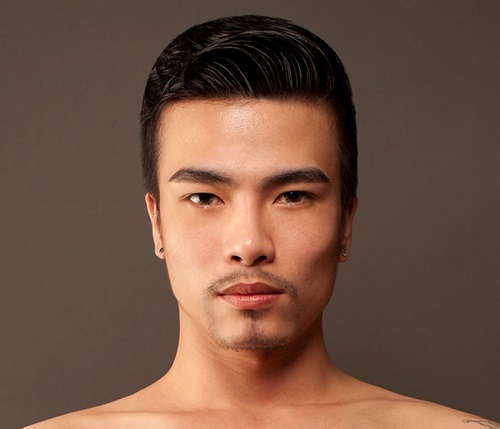
#> input picture img/anhNguoi.jpg, 500 x 429 px
$ python derivativesImg.py
#> lines starting #> are read from the running program, lines starting #| are printed output that depends on the picture
### convertImgtoArray.py
from PIL import Image
import numpy as np


def imgToArray2d(path):
    #Đọc ảnh
#> called with path = './img/anhNguoi.jpg'
    img = Image.open(path)
#> img is the input picture: PIL image 500x429 RGB; mean R, G, B 112.8, 83.1, 67.9
    #ảnh xám
    grayImg = img.convert('L')
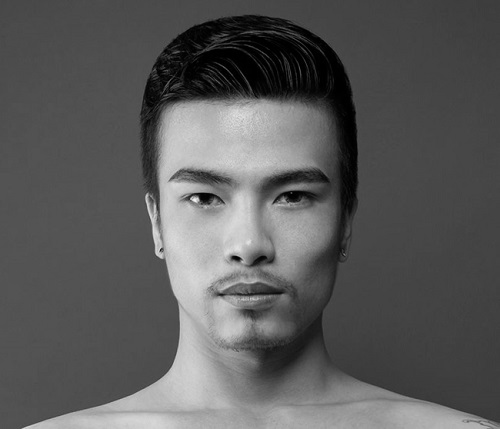
#> grayImg: PIL image 500x429 L; min 0, max 240, mean 90.2
    # convert img to array
    imgArray = np.array(grayImg)

    return imgArray

### derivativesImg.py
"""
- Derivatives Image: là phần q trọng của nhiều ứng dụng, bao gồm xác định biên, xác định cạnh,
và nhiềm nhiệm vụ khác
- Các bộ lọc đạo hàm (derivative filters) là các mặt nạ đc sử dụng trong xử lí aảnh. Chúng
thường được áp dụng để tìm sự biến đổi của cường độ màu sắc tại mỗi điểm ảnh

- Bộ lọc Sobel: sử dụng 2 mặt nạ (mặt nạ sobel x và mặt nạ sobel y) để tính đạo hàm riêng theo
hướng ngang và dọc. Chúng thường đc sử dụng để phát hiện ra cạnh của ảnh
- Bộ lọc Prewitt
"""

from convertImgtoArray import *
import matplotlib.pyplot as plt
import numpy as np
from scipy import ndimage
imgArray = imgToArray2d('./img/anhNguoi.jpg')


# bộ lọc sobel
# Tính gradient theo hướng x : axis=0
gradientX = ndimage.sobel(imgArray, axis=0, mode='constant')
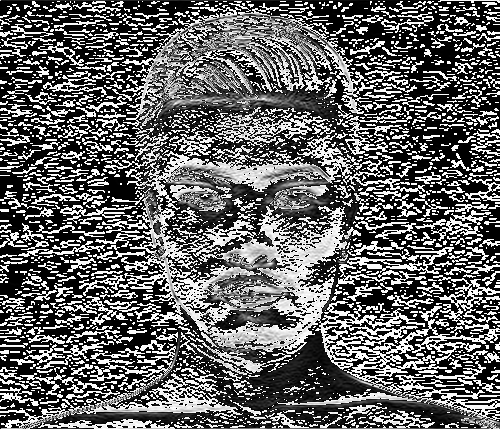
#> gradientX: shape (429, 500); min 0, max 255, mean 100.8
# Tính gradient theo hướng y : axis=1
gradienty = ndimage.sobel(imgArray, axis=1, mode='constant')
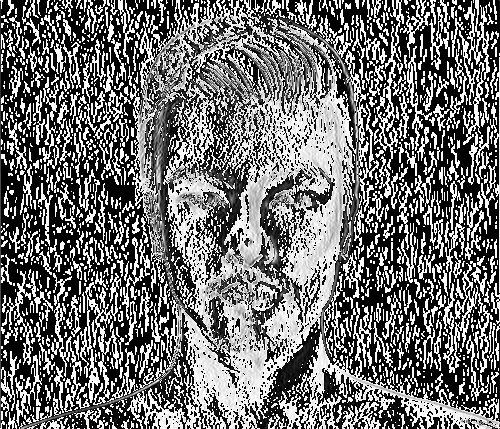
#> gradienty: shape (429, 500); min 0, max 255, mean 112.3


# bộ lọc Prewitt
# Tính gradient theo hướng x
gradientXPre = ndimage.convolve(imgArray, np.array([[-1, 0, 1], [-1, 0, 1], [-1, 0, 1]]), mode='reflect')
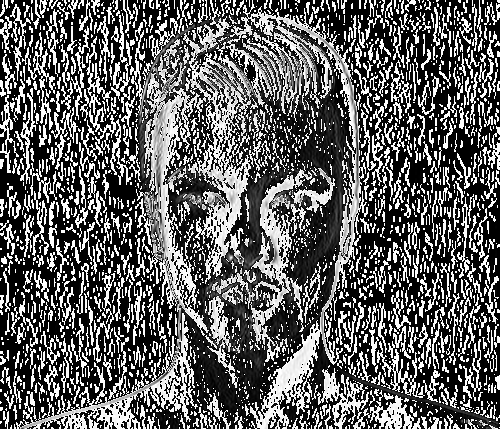
#> gradientXPre: shape (429, 500); min 0, max 255, mean 96.5
# Tính gradient theo hướng y
gradientYPre = ndimage.convolve(imgArray, np.array([[-1, -1, -1], [0, 0, 0], [1, 1, 1]]), mode='reflect')
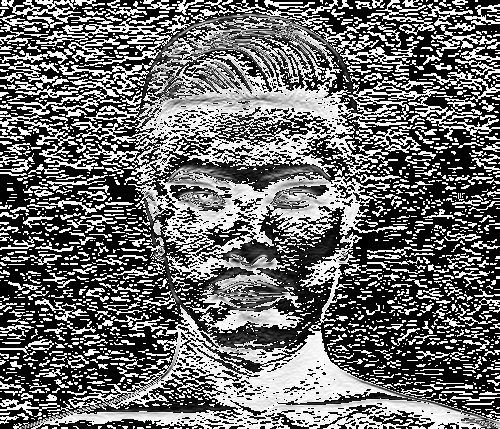
#> gradientYPre: shape (429, 500); min 0, max 255, mean 108.2
# Tính biên độ gradient
gradientMagnitude = np.sqrt(gradientXPre**2 + gradientYPre**2)
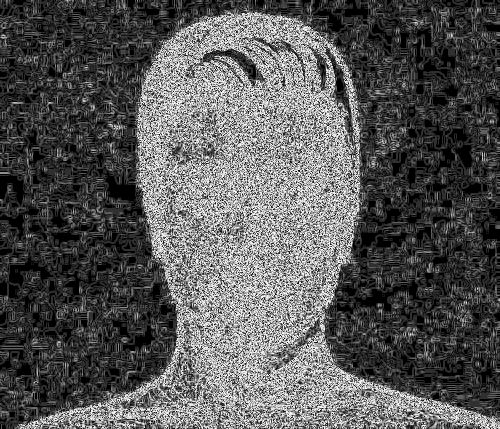
#> gradientMagnitude: shape (429, 500) float16; min 0, max 15.91, mean 5.5; drawn with min black and max white

fig, axs = plt.subplots(2, 2, figsize = (10, 10))
plt.subplot(2,2,1)
plt.imshow(imgArray, cmap='gray')
plt.title('Ảnh gốc')

plt.subplot(2,2,2)
plt.imshow(gradientX, cmap='gray')
plt.title('gradientX sobel')

plt.subplot(2,2,3)
plt.imshow(gradienty, cmap='gray')
plt.title('gradientY sobel')

plt.subplot(2,2,4)
plt.imshow(gradientMagnitude, cmap='gray')
plt.title('gradient Prewitt')

plt.show()

$ run again, with img/2.jpg copied over img/anhNguoi.jpg
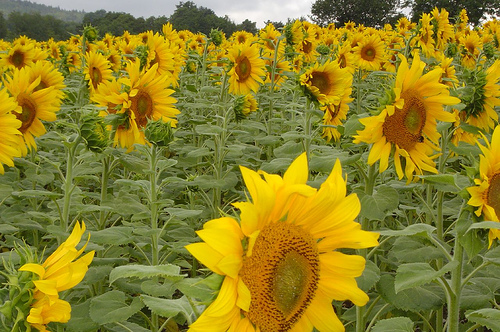
#> input picture img/2.jpg, 500 x 332 px
#> in imgToArray2d, img is the input picture: PIL image 500x332 RGB; mean R, G, B 140.8, 128.7, 37.6
#> `gradientYPre = ndimage.convolve(imgArray, np.array([[-1, -1, -1], [0, ..`:
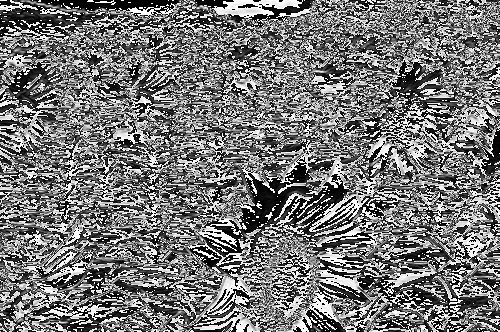
#> gradientYPre: shape (332, 500); min 0, max 255, mean 118.3
#> `gradientMagnitude = np.sqrt(gradientXPre**2 + gradientYPre**2)`:
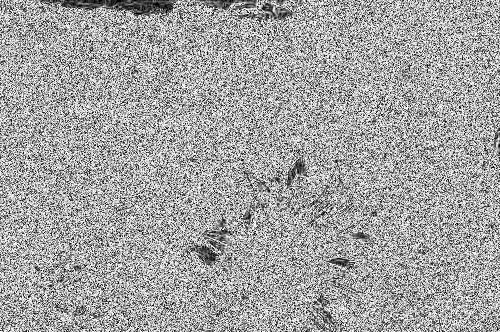
#> gradientMagnitude: shape (332, 500) float16; min 0, max 15.91, mean 10.18; drawn with min black and max white

$ run again, with img/3.jpg copied over img/anhNguoi.jpg
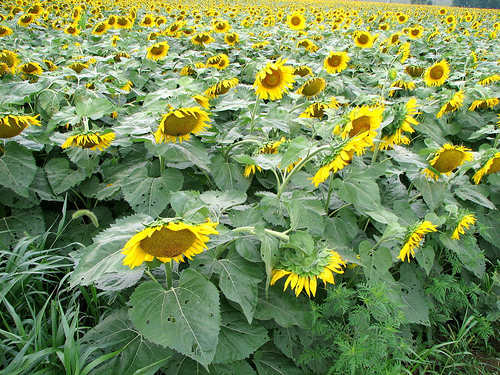
#> input picture img/3.jpg, 500 x 375 px
#> in imgToArray2d, img is the input picture: PIL image 500x375 RGB; mean R, G, B 120, 142.1, 86.8
#> `gradientYPre = ndimage.convolve(imgArray, np.array([[-1, -1, -1], [0, ..`:
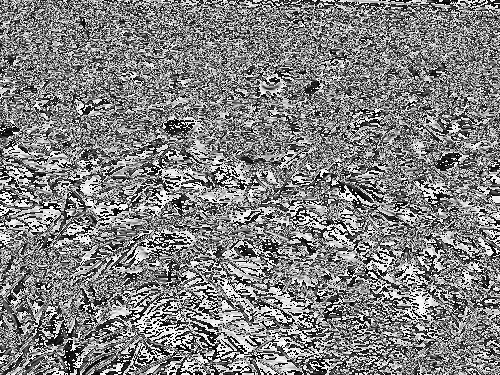
#> gradientYPre: shape (375, 500); min 0, max 255, mean 129.3
#> `gradientMagnitude = np.sqrt(gradientXPre**2 + gradientYPre**2)`:
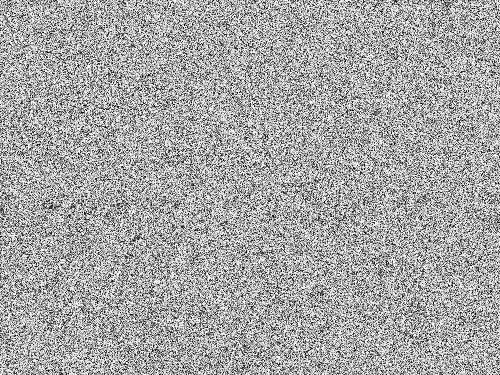
#> gradientMagnitude: shape (375, 500) float16; min 0, max 15.91, mean 10.36; drawn with min black and max white
